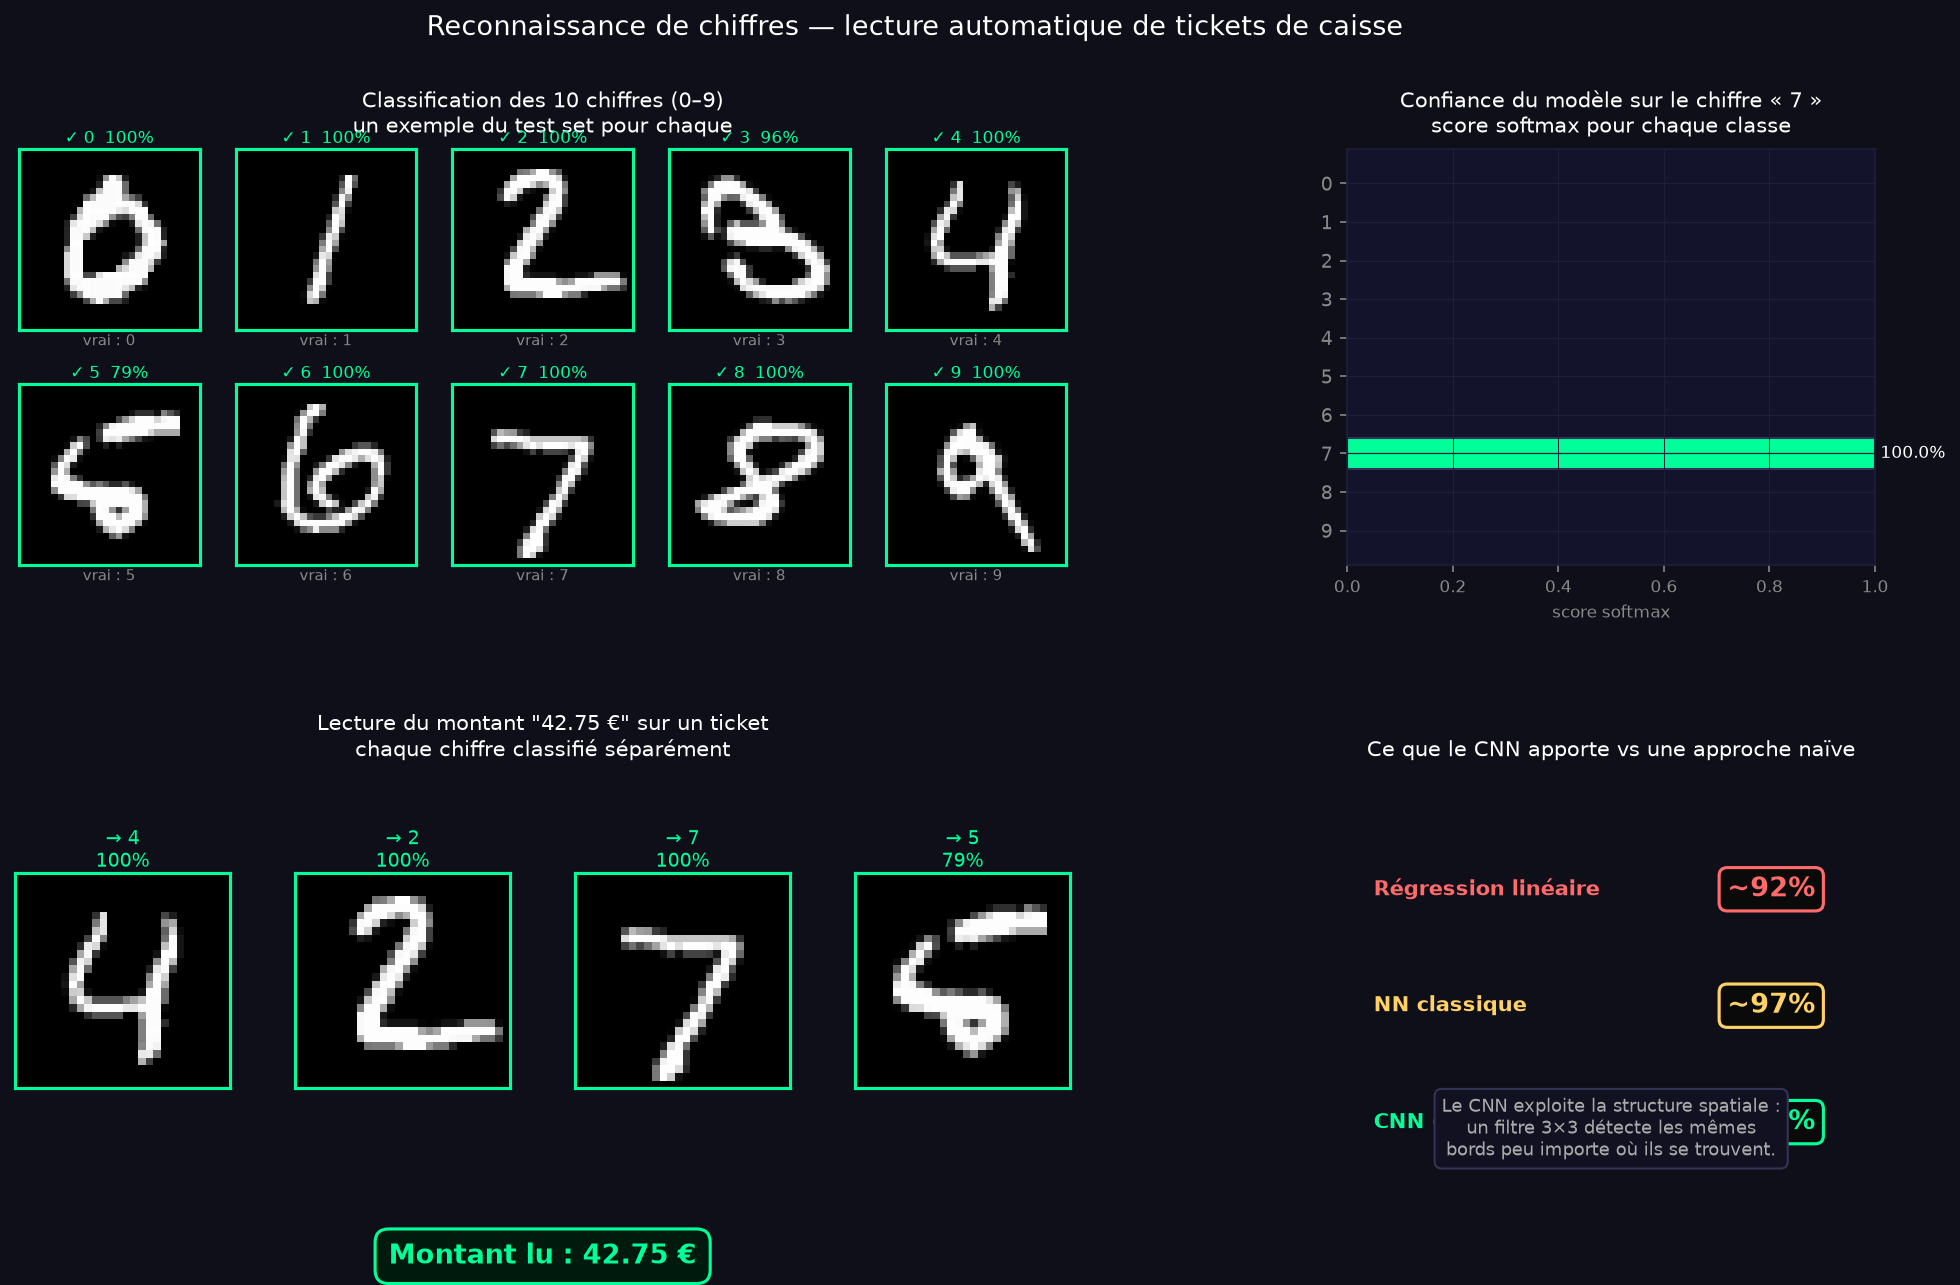

Python code for this plot:
"""
Cas concret : reconnaissance de chiffres sur des tickets de caisse.
Un système lit automatiquement les montants — chaque chiffre est classifié séparément.

python example.py  ->  example.png
Nécessite models/model.pth — lance main.py d'abord.
"""
import os
import sys
import torch
import numpy as np
import matplotlib.pyplot as plt
import matplotlib.gridspec as gridspec
from torchvision import datasets, transforms
from torch.utils.data import DataLoader

sys.path.insert(0, os.path.join(os.path.dirname(__file__), ".."))
from model import CNN

BG, AX_BG, GRID = "#0f0f1a", "#13132b", "#1e1e3a"

def _style(ax, title):
    ax.set_facecolor(AX_BG)
    ax.set_title(title, color="white", fontsize=10, pad=8)
    ax.tick_params(colors="#888888", labelsize=8)
    for spine in ax.spines.values():
        spine.set_edgecolor(GRID)
    ax.grid(color=GRID, linewidth=0.6)


# ─────────────────────────────────────────────
# CHARGEMENT
# ─────────────────────────────────────────────
model = CNN()
model.load_state_dict(torch.load(
    os.path.join(os.path.dirname(__file__), "../models/model.pth"),
    weights_only=True
))
model.eval()

transform = transforms.Compose([
    transforms.ToTensor(),
    transforms.Normalize((0.1307,), (0.3081,))
])
test_data = datasets.MNIST(root=os.path.join(os.path.dirname(__file__), "../data/"),
                            train=False, download=False, transform=transform)


# ─────────────────────────────────────────────
# SÉLECTION D'EXEMPLES — un de chaque chiffre
# ─────────────────────────────────────────────
examples = {}   # digit → (image_tensor, true_label)
for img, label in test_data:
    if label not in examples:
        examples[label] = img
    if len(examples) == 10:
        break

digits_ordered = list(range(10))


# ─────────────────────────────────────────────
# PRÉDICTIONS
# ─────────────────────────────────────────────
def classify(img_tensor):
    with torch.no_grad():
        logits = model(img_tensor.unsqueeze(0))
        probs  = torch.softmax(logits, dim=1)[0]
        pred   = probs.argmax().item()
        conf   = probs[pred].item()
    return pred, conf, probs


results = {d: classify(examples[d]) for d in digits_ordered}

# Simule un montant lu sur un ticket : "42.75"
receipt_digits = [4, 2, 7, 5]
receipt_label  = "42.75 €"


# ─────────────────────────────────────────────
# FIGURE
# ─────────────────────────────────────────────
fig = plt.figure(figsize=(16, 9))
fig.patch.set_facecolor(BG)
fig.suptitle("Reconnaissance de chiffres — lecture automatique de tickets de caisse",
             color="white", fontsize=13)

gs = gridspec.GridSpec(2, 2, figure=fig, hspace=0.5, wspace=0.35,
                       width_ratios=[2, 1])


# ── Panel 1 : les 10 chiffres classifiés ─────────────────────────────
ax1 = fig.add_subplot(gs[0, 0])
ax1.set_facecolor(AX_BG)
ax1.set_title("Classification des 10 chiffres (0–9)\nun exemple du test set pour chaque",
              color="white", fontsize=10, pad=8)
ax1.axis("off")

inner = gridspec.GridSpecFromSubplotSpec(2, 5, subplot_spec=gs[0, 0],
                                          hspace=0.3, wspace=0.15)
for idx, d in enumerate(digits_ordered):
    ax_i   = fig.add_subplot(inner[idx // 5, idx % 5])
    img_np = examples[d].numpy()[0]
    ax_i.imshow(img_np, cmap="gray", interpolation="nearest")
    pred, conf, _ = results[d]
    color  = "#00ff99" if pred == d else "#ff6b6b"
    symbol = "✓" if pred == d else "✗"
    ax_i.set_title(f"{symbol} {pred}  {conf:.0%}", color=color, fontsize=8, pad=3)
    ax_i.set_xlabel(f"vrai : {d}", color="#888888", fontsize=7, labelpad=2)
    ax_i.set_xticks([]); ax_i.set_yticks([])
    for spine in ax_i.spines.values():
        spine.set_edgecolor(color); spine.set_linewidth(1.5)


# ── Panel 2 : simulation ticket de caisse ────────────────────────────
ax2 = fig.add_subplot(gs[1, 0])
ax2.set_facecolor(AX_BG)
ax2.set_title(f'Lecture du montant "{receipt_label}" sur un ticket\nchaque chiffre classifié séparément',
              color="white", fontsize=10, pad=8)
ax2.axis("off")

inner2 = gridspec.GridSpecFromSubplotSpec(1, len(receipt_digits),
                                           subplot_spec=gs[1, 0],
                                           wspace=0.3)

predicted_amount = ""
for idx, d in enumerate(receipt_digits):
    ax_i = fig.add_subplot(inner2[0, idx])
    img_np = examples[d].numpy()[0]
    ax_i.imshow(img_np, cmap="gray", interpolation="nearest")
    pred, conf, _ = results[d]
    predicted_amount += str(pred)
    color = "#00ff99" if pred == d else "#ff6b6b"
    ax_i.set_title(f"→ {pred}\n{conf:.0%}", color=color, fontsize=9, pad=3)
    ax_i.set_xticks([]); ax_i.set_yticks([])
    for spine in ax_i.spines.values():
        spine.set_edgecolor(color); spine.set_linewidth(1.5)

# Résultat final
formatted = f"{predicted_amount[:2]}.{predicted_amount[2:]} €"
ax2.text(0.5, -0.18,
         f"Montant lu : {formatted}",
         transform=ax2.transAxes, ha="center", color="#00ff99",
         fontsize=13, fontweight="bold",
         bbox=dict(boxstyle="round,pad=0.5", facecolor="#001a0d", edgecolor="#00ff99", lw=1.5))


# ── Panel 3 : barres de confiance pour un chiffre ────────────────────
ax3 = fig.add_subplot(gs[0, 1])
_style(ax3, "Confiance du modèle sur le chiffre « 7 »\nscore softmax pour chaque classe")

_, _, probs7 = results[7]
colors = ["#00ff99" if i == 7 else "#1d3557" for i in range(10)]
bars   = ax3.barh(range(10), probs7.numpy(), color=colors, edgecolor="#333355")
ax3.set_yticks(range(10))
ax3.set_yticklabels([str(i) for i in range(10)], color="#888888", fontsize=9)
ax3.set_xlabel("score softmax", color="#888888", fontsize=8)
ax3.set_xlim(0, 1)
ax3.invert_yaxis()
ax3.grid(axis="x", color=GRID, linewidth=0.5)
ax3.set_facecolor(AX_BG)
for spine in ax3.spines.values():
    spine.set_edgecolor(GRID)

for i, (bar, p) in enumerate(zip(bars, probs7.numpy())):
    if p > 0.01:
        ax3.text(p + 0.01, i, f"{p:.1%}", va="center",
                 color="white", fontsize=8)


# ── Panel 4 : pourquoi CNN > régression linéaire ─────────────────────
ax4 = fig.add_subplot(gs[1, 1])
ax4.set_facecolor(AX_BG)
ax4.axis("off")
ax4.set_title("Ce que le CNN apporte vs une approche naïve",
              color="white", fontsize=10, pad=8)

comparaison = [
    ("Régression linéaire",  "~92%",  "#ff6b6b"),
    ("NN classique",         "~97%",  "#ffd166"),
    ("CNN (ce modèle)",      "~99%",  "#00ff99"),
]
for i, (name, acc, col) in enumerate(comparaison):
    y_ = 0.72 - i * 0.28
    ax4.text(0.05, y_, name, transform=ax4.transAxes,
             color=col, fontsize=10, fontweight="bold", va="center")
    ax4.text(0.72, y_, acc, transform=ax4.transAxes,
             color=col, fontsize=13, fontweight="bold", va="center",
             bbox=dict(boxstyle="round,pad=0.3", facecolor="#0a0a0a",
                       edgecolor=col, lw=1.5))

ax4.text(0.5, 0.08,
         "Le CNN exploite la structure spatiale :\nun filtre 3×3 détecte les mêmes\nbords peu importe où ils se trouvent.",
         transform=ax4.transAxes, ha="center", color="#aaaaaa",
         fontsize=8.5,
         bbox=dict(boxstyle="round,pad=0.4", facecolor="#111122",
                   edgecolor="#333355", lw=1))


# ─────────────────────────────────────────────
# EXPORT
# ─────────────────────────────────────────────
out = os.path.join(os.path.dirname(__file__), "example.png")
fig.savefig(out, dpi=150, bbox_inches="tight", facecolor=BG)
print(f"Saved -> {out}")

print(f"\nRésultats :")
for d in digits_ordered:
    pred, conf, _ = results[d]
    status = "✓" if pred == d else "✗"
    print(f"  {status} chiffre {d}  →  prédit {pred}  ({conf:.1%})")
print(f"\nMontant lu : {formatted}")
